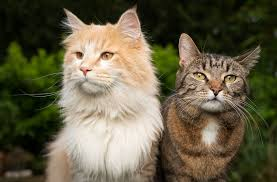
#> input picture notebook/imgs/cat/images (1).jfif, 277 x 182 px
$ python canny.py --input '../../notebook/imgs/cat/images (1).jfif'
#> lines starting #> are read from the running program, lines starting #| are printed output that depends on the picture
### sd-scripts/library/utils.py
import json
import logging
import struct
import sys
import threading
from typing import *

import cv2
import diffusers.schedulers.scheduling_euler_ancestral_discrete
import numpy as np
import torch
import torch.nn as nn
from diffusers import EulerAncestralDiscreteScheduler
from diffusers.schedulers.scheduling_euler_ancestral_discrete import (
    EulerAncestralDiscreteSchedulerOutput,
)
from PIL import Image
from safetensors.torch import load_file
from torchvision import transforms


def fire_in_thread(f, *args, **kwargs):
    threading.Thread(target=f, args=args, kwargs=kwargs).start()


# region Logging


# [19 lines left out: function add_logging_arguments, not called in this run]


def setup_logging(args=None, log_level=None, reset=False):
    if logging.root.handlers:
        if reset:
            # remove all handlers
            for handler in logging.root.handlers[:]:
                logging.root.removeHandler(handler)
        else:
            return

    # log_level can be set by the caller or by the args, the caller has priority. If not set, use INFO
    if log_level is None and args is not None:
        log_level = args.console_log_level
    if log_level is None:
        log_level = "INFO"
    log_level = getattr(logging, log_level)

    msg_init = None
    if args is not None and args.console_log_file:
        handler = logging.FileHandler(args.console_log_file, mode="w")
    else:
        handler = None
        if not args or not args.console_log_simple:
            try:
                from rich.console import Console
                from rich.logging import RichHandler

                handler = RichHandler(console=Console(stderr=True))
            except ImportError:
                # print("rich is not installed, using basic logging")
                msg_init = "rich is not installed, using basic logging"

        if handler is None:
            handler = logging.StreamHandler(sys.stdout)  # same as print
            handler.propagate = False

    formatter = logging.Formatter(
        fmt="%(message)s",
        datefmt="%Y-%m-%d %H:%M:%S",
    )
    handler.setFormatter(formatter)
    logging.root.setLevel(log_level)
    logging.root.addHandler(handler)

    if msg_init is not None:
        logger = logging.getLogger(__name__)
        logger.info(msg_init)


# endregion

# region PyTorch utils


# [198 lines left out: functions swap_weight_devices, weighs_to_device, str_to_dtype, mem_eff_save_file, not called in this run]


class MemoryEfficientSafeOpen:
    # does not support metadata loading
    # [4 lines left out: function __init__, not called in this run]

    def __enter__(self):
        return self

    def __exit__(self, exc_type, exc_val, exc_tb):
        self.file.close()

    def keys(self):
        return [k for k in self.header.keys() if k != "__metadata__"]

    # [123 lines left out: functions get_tensor, _read_header, _deserialize_tensor, _get_torch_dtype, _convert_float8, load_safetensors and 1 more, not called in this run]


# endregion

# TODO make inf_utils.py
# region Gradual Latent hires fix


class GradualLatent:
    # [55 lines left out: functions __init__, __str__, apply_unshark_mask, interpolate, not called in this run]


class EulerAncestralDiscreteSchedulerGL(EulerAncestralDiscreteScheduler):
    # [4 lines left out: function __init__, not called in this run]

    def set_gradual_latent_params(self, size, gradual_latent: GradualLatent):
        self.resized_size = size
        self.gradual_latent = gradual_latent

    # [144 lines left out: function step, not called in this run]


# endregion

### sd-scripts/tools/canny.py
import argparse
import logging

import cv2
from library.utils import setup_logging

setup_logging()
logger = logging.getLogger(__name__)


def canny(args):
    img = cv2.imread(args.input)
#> img is the input picture: shape (182, 277, 3); mean B, G, R 71.5, 94.9, 101.7
    img = cv2.cvtColor(img, cv2.COLOR_BGR2GRAY)
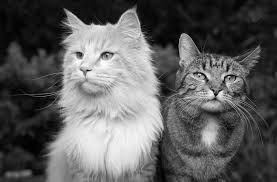
#> img: shape (182, 277); min 0, max 254, mean 94.3

    canny_img = cv2.Canny(img, args.thres1, args.thres2)
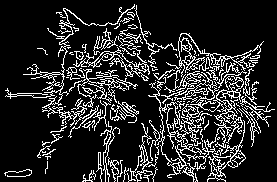
#> canny_img: shape (182, 277); 15.8% white in thin lines or dots
    # canny_img = 255 - canny_img

    cv2.imwrite(args.output, canny_img)
    logger.info("done!")
#> (this line was passed over: rich is not available in this run)


def setup_parser() -> argparse.ArgumentParser:
    parser = argparse.ArgumentParser()
    parser.add_argument("--input", type=str, default=None, help="input path")
    parser.add_argument("--output", type=str, default=None, help="output path")
    parser.add_argument("--thres1", type=int, default=32, help="thres1")
    parser.add_argument("--thres2", type=int, default=224, help="thres2")

    return parser


if __name__ == "__main__":
    parser = setup_parser()

    args = parser.parse_args()
    canny(args)

$ run again, on notebook/imgs/cat/tải xuống.jfif
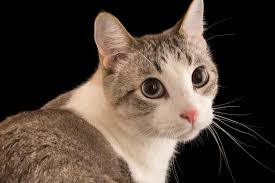
#> input picture notebook/imgs/cat/tải xuống.jfif, 275 x 183 px
#> in canny, img is the input picture: shape (183, 275, 3); mean B, G, R 56, 66, 79.5
#> in canny, `img = cv2.cvtColor(img, cv2.COLOR_BGR2GRAY)`:
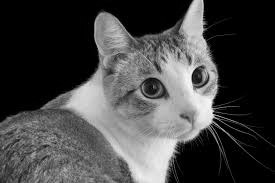
#> img: shape (183, 275); min 0, max 252, mean 68.9
#> in canny, `canny_img = cv2.Canny(img, args.thres1, args.thres2)`:
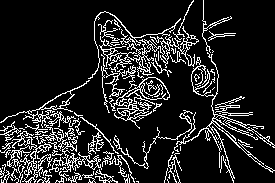
#> canny_img: shape (183, 275); 13.9% white in thin lines or dots
